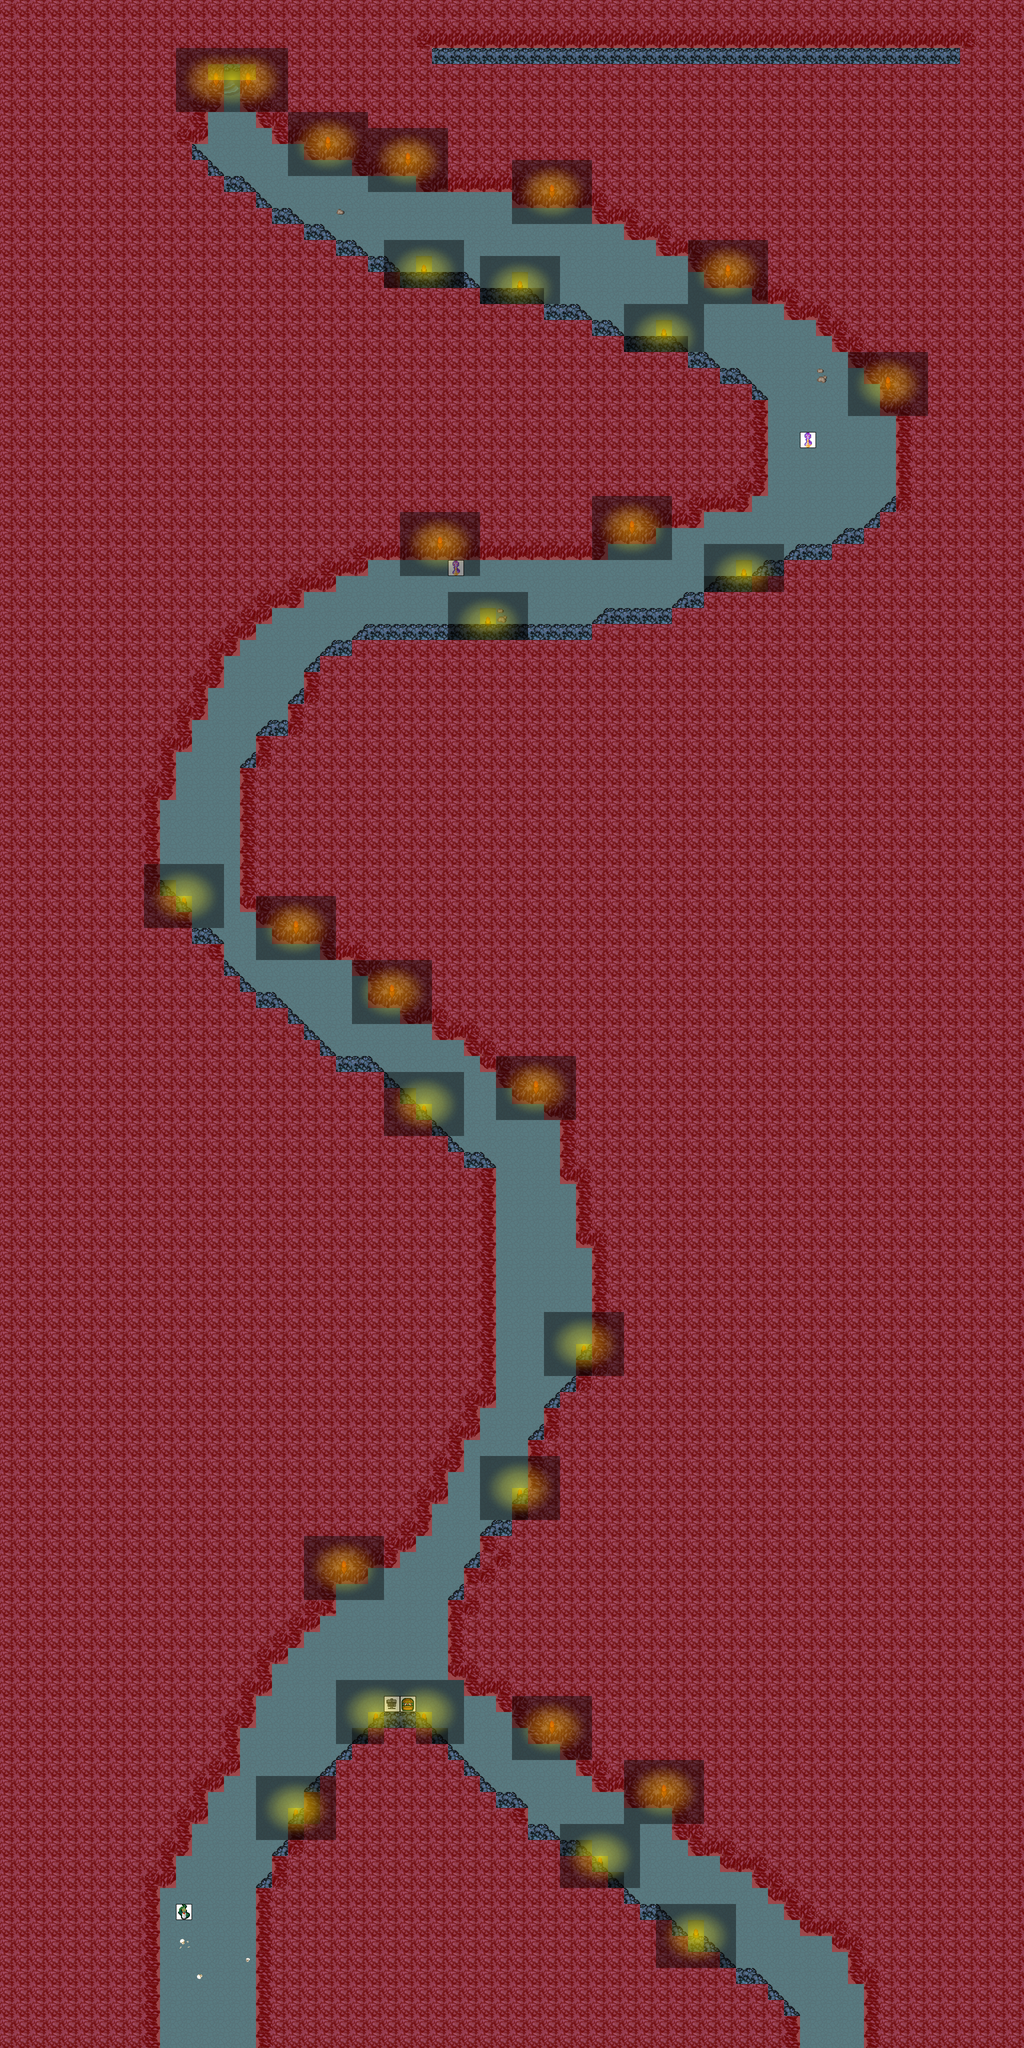

The image is a tile-based game level rendered from a .tmx file. Its description and source (layers, tilesets, objects; grid data summarised) follow:
An orthogonal 64x128 tile map with 32x32 px tiles, 10 tile layers (0_floor, 1_terrain, 2_object, 3_roof, ...), 14 tilesets.

<map version="1.0" tiledversion="1.1.6" orientation="orthogonal" renderorder="right-down" width="64" height="128" tilewidth="32" tileheight="32" infinite="0" nextobjectid="1">
 <tileset firstgid="1" name="collision" tilewidth="32" tileheight="32" tilecount="1" columns="1">
  <image source="../../tileset/logic/collision.png" width="32" height="32" />
 </tileset>
 <tileset firstgid="2" name="pebbles" tilewidth="32" tileheight="32" tilecount="3" columns="1">
  <image source="../../tileset/ground/rock/pebbles.png" width="32" height="96" />
 </tileset>
 <tileset firstgid="5" name="ground_4" tilewidth="32" tileheight="32" tilecount="40" columns="4">
  <image source="../../tileset/ground/ground_4.png" width="128" height="320" />
 </tileset>
 <tileset firstgid="45" name="interior_rock_blue" tilewidth="32" tileheight="32" tilecount="140" columns="10">
  <image source="../../tileset/building/wall/int_rock_blue.png" width="320" height="448" />
 </tileset>
 <tileset firstgid="185" name="sign" tilewidth="32" tileheight="32" tilecount="1" columns="1">
  <image source="../../tileset/logic/item/sign.png" width="32" height="32" />
 </tileset>
 <tileset firstgid="186" name="creature/animal" tilewidth="32" tileheight="32" tilecount="30" columns="30">
  <image source="../../tileset/logic/creature/animal.png" width="960" height="32" />
 </tileset>
 <tileset firstgid="216" name="creature/hybrid" tilewidth="32" tileheight="32" tilecount="16" columns="16">
  <image source="../../tileset/logic/creature/hybrid.png" width="512" height="32" />
 </tileset>
 <tileset firstgid="232" name="creature/farm_animal" tilewidth="32" tileheight="32" tilecount="12" columns="12">
  <image source="../../tileset/logic/creature/farm_animal.png" width="384" height="32" />
 </tileset>
 <tileset firstgid="244" name="skulls" tilewidth="32" tileheight="32" tilecount="16" columns="4">
  <image source="../../tileset/item/corpse/skulls.png" width="128" height="128" />
 </tileset>
 <tileset firstgid="260" name="skull_pale" tilewidth="32" tileheight="32" tilecount="2" columns="2">
  <image source="../../tileset/item/corpse/skull_pale.png" width="64" height="32" />
 </tileset>
 <tileset firstgid="262" name="torch_2" tilewidth="32" tileheight="32" tilecount="9" columns="3">
  <image source="../../tileset/furniture/light/torch_2.png" width="96" height="96" />
 </tileset>
 <tileset firstgid="271" name="stairs/winding" tilewidth="32" tileheight="32" tilecount="64" columns="8">
  <image source="../../tileset/building/stairs/winding.png" width="256" height="256" />
 </tileset>
 <tileset firstgid="335" name="stairs" tilewidth="32" tileheight="32" tilecount="12" columns="2">
  <image source="../../tileset/building/stairs/stairs.png" width="64" height="192" />
 </tileset>
 <tileset firstgid="347" name="torchlight_5x4" tilewidth="32" tileheight="32" tilecount="96" columns="12">
  <image source="../../tileset/light/torchlight_5x4.png" width="384" height="256" />
 </tileset>
 <layer name="0_floor" width="64" height="128">
  <data>[8192 cells, 8192 non-empty, 3 distinct tile ids]</data>
 </layer>
 <layer name="1_terrain" width="64" height="128">
  <data>[8192 cells, 397 non-empty, 21 distinct tile ids]</data>
 </layer>
 <layer name="2_object" width="64" height="128">
  <data>[8192 cells, 29 non-empty, 5 distinct tile ids]</data>
 </layer>
 <layer name="3_roof" width="64" height="128">
  <data>[8192 cells, 95 non-empty, 8 distinct tile ids]</data>
 </layer>
 <layer name="4_roof_add" width="64" height="128">
  <data>[8192 cells, 329 non-empty, 7 distinct tile ids]</data>
 </layer>
 <layer name="objects" width="64" height="128">
  <data>[8192 cells, 5 non-empty, 4 distinct tile ids]</data>
 </layer>
 <layer name="collision" width="64" height="128" opacity="0.41">
  <data>[8192 cells, 7006 non-empty, 1 distinct tile ids]</data>
 </layer>
 <layer name="protection" width="64" height="128">
  <data>[8192 cells, 0 non-empty, 0 distinct tile ids]</data>
 </layer>
 <layer name="blend_ground" width="64" height="128" opacity="0.42">
  <data>[8192 cells, 514 non-empty, 20 distinct tile ids]</data>
 </layer>
 <layer name="blend_roof" width="64" height="128" opacity="0.44">
  <data>[8192 cells, 70 non-empty, 13 distinct tile ids]</data>
 </layer>
</map>
